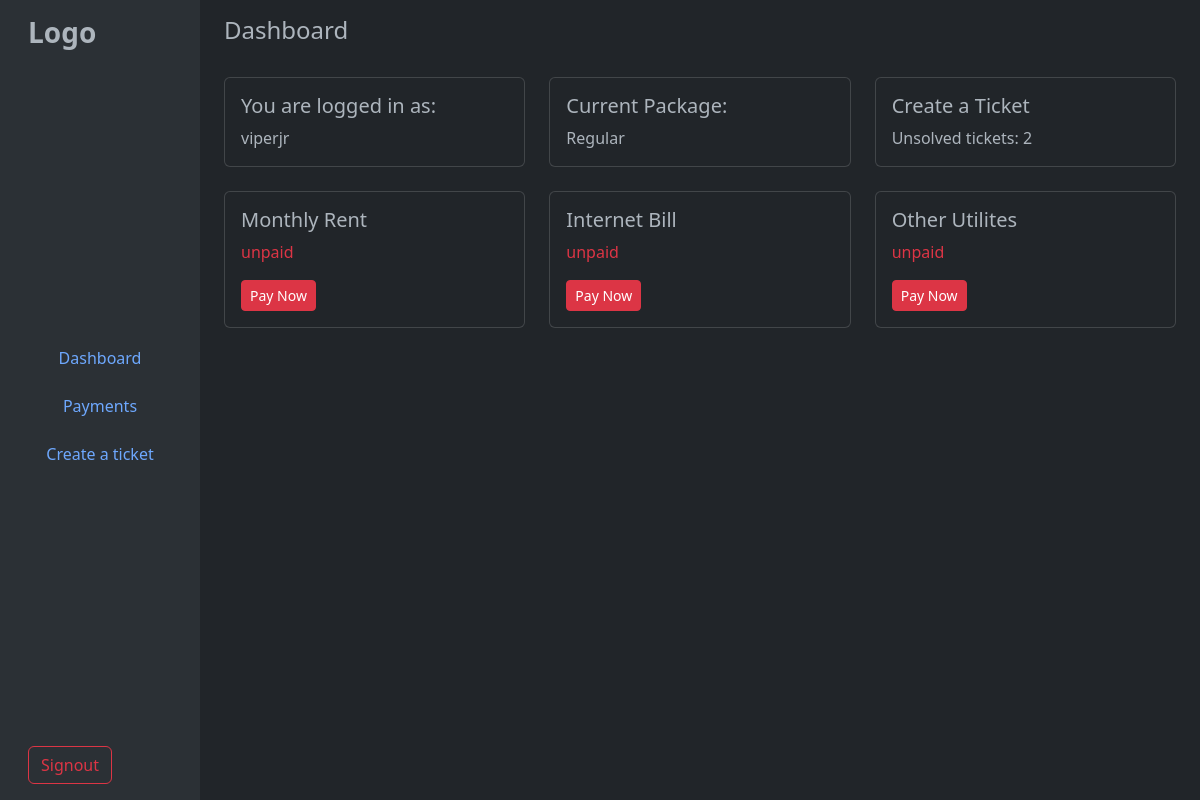
The app's page /customer (signed in), older data.
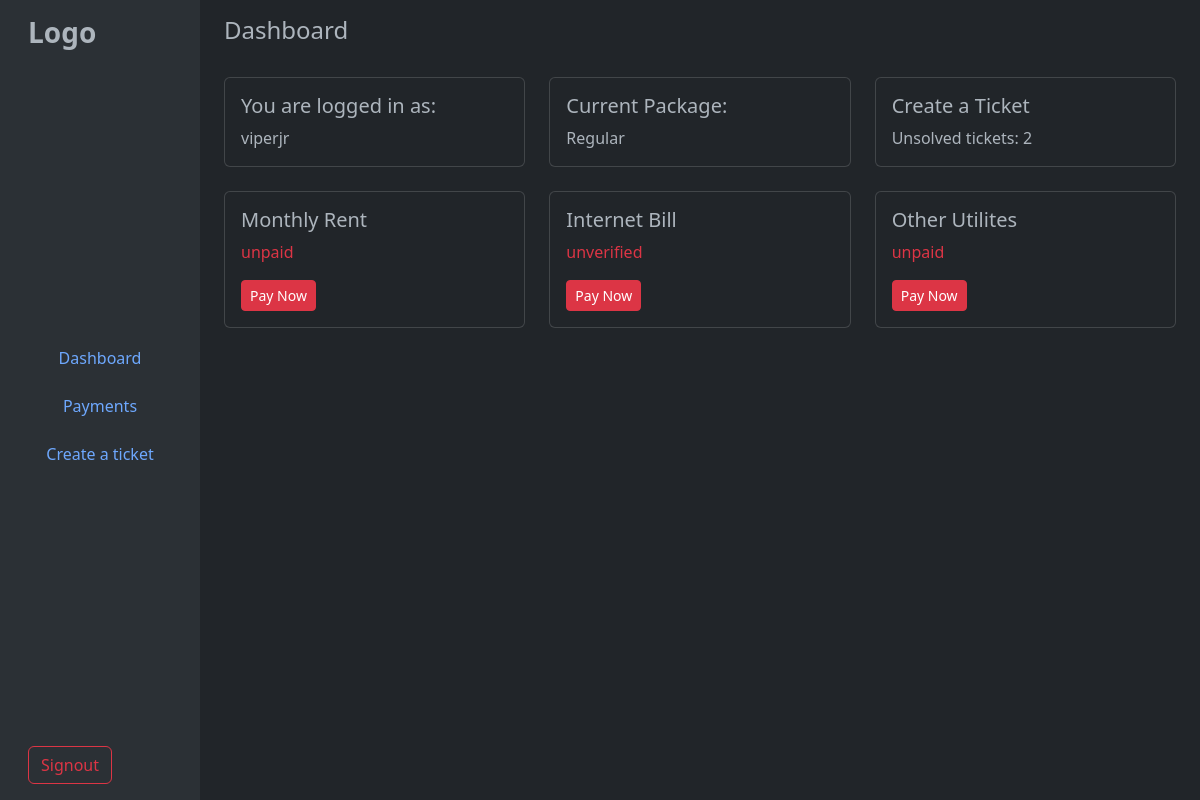
The same page, newer data.
### tables this page shows
CREATE TABLE "Payments" (
	"paymentID"	INTEGER,
	"tenantID"	INTEGER NOT NULL,
	"payment"	INT,
	"status"	TEXT NOT NULL,
	"transactionID"	TEXT NOT NULL, `month` TEXT, `amount` TEXT, `type` TEXT,
	PRIMARY KEY("paymentID" AUTOINCREMENT),
	FOREIGN KEY("payment") REFERENCES "Bills"("billID"),
	FOREIGN KEY("tenantID") REFERENCES "Tenants"("tenantID")
);

### app.py (the view)
@app.route('/customer')
def customer():
    userID = session['id']
    data = {'username': session['user'],'package':getPackage(userID),'bill': getBillStatus(userID),'internetbill':getInternetBillStatus(userID), 'utilitybill': getUtilityBillStatus(userID), 'ticketCount':getTicketCount(userID)}
    return render_template('customer.html', data=data)

### database/user.py (called while the page is built)
def dbConnect():
    return sqlite3.connect('database/main.db')

def getTicketCount(tenantID):
    connection = dbConnect()
    cursor = connection.cursor()
    cursor.execute(f"SELECT COUNT(*) FROM Tickets WHERE tenantID='{tenantID}' and status='Open'")
    result = cursor.fetchall()[0][0]
    connection.close()
    return result

def getPackage(tenantID):
    connection = dbConnect()
    cursor = connection.cursor()
    cursor.execute(f"SELECT roomID FROM Tenants WHERE userID='{tenantID}'")
    roomID = cursor.fetchall()[0][0]
    cursor.execute(f"SELECT type FROM Rooms WHERE roomID='{roomID}'")
    result = cursor.fetchall()[0][0]
    connection.close()
    return result

def getBillStatus(userID):
    connection = dbConnect()
    cursor = connection.cursor()
    cursor.execute(f"SELECT tenantID FROM Tenants WHERE userID='{userID}'")
    tenantID = cursor.fetchone()[0]
    cursor.execute(f"SELECT status FROM Payments WHERE (status='unpaid' OR status='unverified') AND month='{strftime('%Y-%m')}' AND type='rent' AND tenantID='{tenantID}'")
    result = cursor.fetchall()
    connection.close()
    if len(result)==0:
        return False
    else:
        return result[0][0]

### templates/customer.html (shortened to what this page needs)
{% extends "cusbase.html" %}
{% block content %}
<main class="col-md-9 ms-sm-auto col-lg-10 px-md-4">
  <div class="d-flex justify-content-between flex-wrap flex-md-nowrap align-items-center pt-3 pb-2 mb-3">
    <h1 class="h4">Dashboard</h1>
  </div>
  <div class="row row-cols-1 row-cols-md-3 g-4">
    <div class="col">
      <div class="card p-3">
        <h5 class="card-title">You are logged in as:</h5>
        <p class="card-text">{{data['username']}}</p>
      </div>
    </div>
    <div class="col">
      <div class="card p-3">
        <h5 class="card-title">Current Package:</h5>
        <p class="card-text">{{data['package']}}</p>
      </div>
    </div>
    <div class="col">
      <div class="card p-3">
        <h5 class="card-title">Create a Ticket</h5>
        <p class="card-text">Unsolved tickets: {{data['ticketCount']}}</p>
      </div>
    </div>
    <div class="col">
      <div class="card p-3">
        <h5 class="card-title">Monthly Rent</h5>
        {% if data['bill'] %}
        <p class="card-text text-danger">{{data['bill']}}</p>
        <div>
          <a class="btn btn-danger btn-sm" type="button" href="/paybill" style="width: auto;">Pay Now</a>
        </div>
        {% endif %}
      </div>
    </div>
    <div class="col">
      <div class="card p-3">
        <h5 class="card-title">Internet Bill</h5>
        {% if data['internetbill'] %}
        <p class="card-text text-danger">{{data['internetbill']}}</p>
        <div>
          <a class="btn btn-danger btn-sm" type="button" href="/paybill" style="width: auto;">Pay Now</a>
        </div>
        {% endif %}
      </div>
    </div>
    <div class="col">
      <div class="card p-3">
        <h5 class="card-title">Other Utilites</h5>
        {% if data['utilitybill'] %}
        <p class="card-text text-danger">{{data['utilitybill']}}</p>
        <div>
          <a class="btn btn-danger btn-sm" type="button" href="/paybill" style="width: auto;">Pay Now</a>
        </div>
        {% endif %}
      </div>
    </div>
</main>
{% endblock %}

Row changes from the older to the newer data that the page shows:
changed Payments: internetbill "unpaid" → "unverified"
